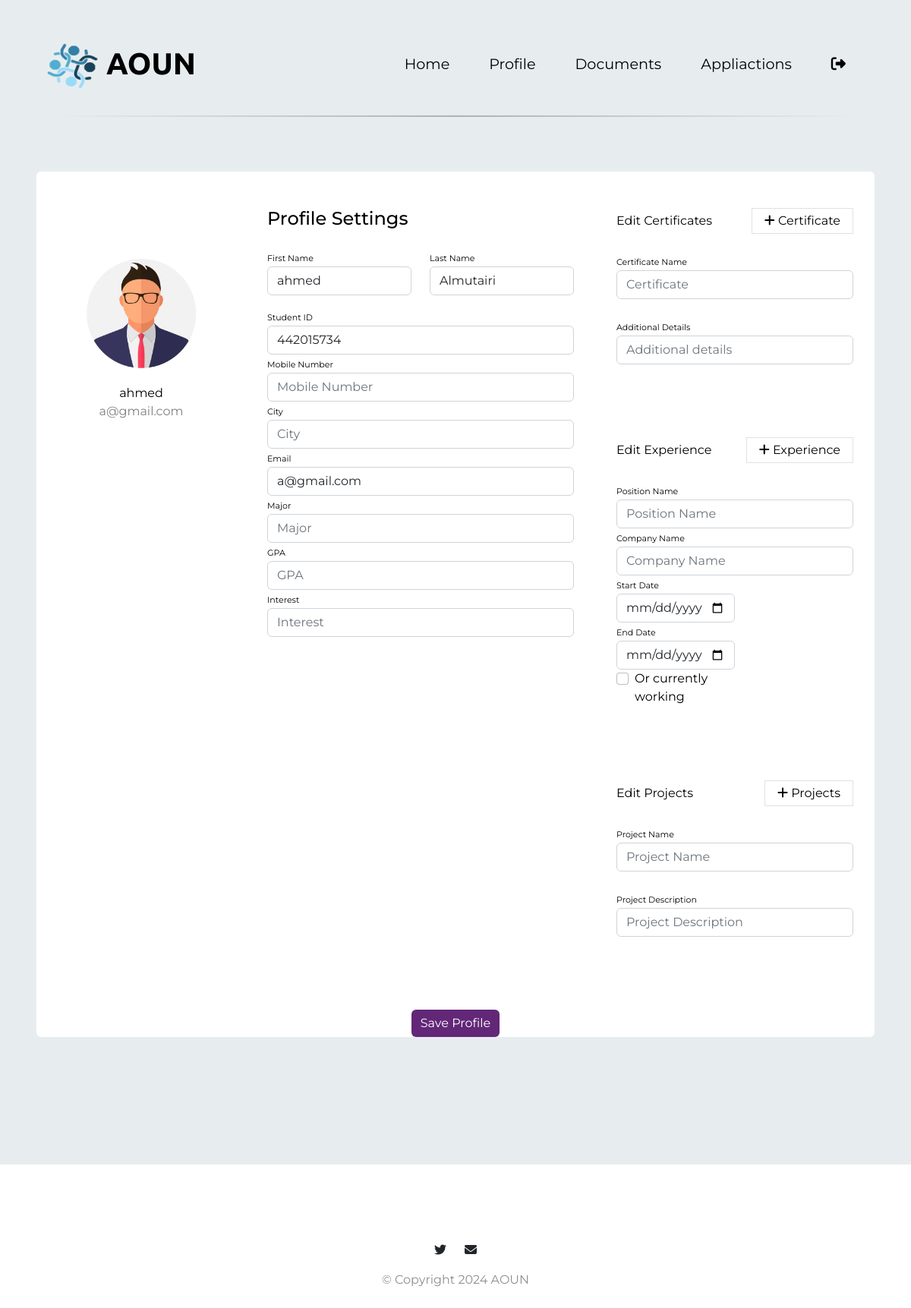
/profile (signed in), run on the app's committed database.
### flaskapp/flaskapp/models.py (models this page shows)
class Student(db.Model):
    StudentID = db.Column(db.Integer, primary_key=True)
    StFName = db.Column(db.String(100), nullable=False)
    StLName = db.Column(db.String(100), nullable=False)
    StEmail = db.Column(db.String(100), unique=True, nullable=False)
    StPhNum = db.Column(db.String(15), nullable=True)
    StCity = db.Column(db.String(50), nullable=True)
    GPA = db.Column(db.Float, nullable=True)
    StPic = db.Column(db.String(200), nullable=True, default='default.jpg')
    Major = db.Column(db.String(50), nullable=True)
    Interest = db.Column(db.String(100), nullable=True)
    StPassword = db.Column(db.String(100), nullable=False)
    faculty_id = db.Column(db.Integer, db.ForeignKey('faculty.FacID'), nullable=True)
    faculty = db.relationship('Faculty', backref='students')
    certificates = db.relationship('Certificate', backref='student', lazy=True)
    projects = db.relationship('Project', backref='student', lazy=True)
    experiences = db.relationship('Experience', backref='student_experiences', lazy=True)
    applications = db.relationship('Apply', backref='applied_student', lazy=True)  # Match the renamed backref

### flaskapp/flaskapp/app.py (the view)
@app.route('/profile')
def profile():
    student_id = session.get('student').get('StudentID')
    student = Student.query.filter_by(StudentID=student_id).first()
    if not student:
        flash('Student not found.', 'danger')
        return redirect(url_for('HomePage_student'))
    certificates = Certificate.query.filter_by(student_id=student_id).all()
    experiences = Experience.query.filter_by(student_id=student_id).all()
    projects = Project.query.filter_by(student_id=student_id).all()
    return render_template('student/profile.html', student=student, certificates=certificates, experiences=experiences, projects=projects)

### flaskapp/flaskapp/templates/student/profile.html (shortened to what this page needs)
<!DOCTYPE html>
<html>
  <head>
    <link
      rel="stylesheet"
      href="https://cdn.jsdelivr.net/npm/bootstrap@5.2.0/dist/css/bootstrap.min.css"
    />
    <link
      rel="stylesheet"
      href="{{ url_for('static', filename='css/main.css') }}"
    />
    <link
      rel="stylesheet"
      href="{{ url_for('static', filename='css/student/stu_profile.css') }}"
    />
  </head>
  <body>
    <section id="title">
      <div class="container-fluid">
        <nav class="navbar navbar-expand-lg navbar-dark">
          <a
            class="navbar-brand"
            href="{{ url_for('HomePage') }}"
            style="display: flex; align-items: center"
          >
            <img
              src="{{ url_for('static', filename='images/aounlogo.png') }}"
              alt="Website Logo"
              width="70"
              height="70"
              style="margin-right: 10px"
            />
            <span>AOUN</span>
          </a>
          <div class="collapse navbar-collapse" id="navbarTogglerDemo02">
            <ul class="navbar-nav ms-auto">
              <li class="nav-item">
                <a class="nav-link" href="{{ url_for('HomePage_student') }}"
                  >Home</a
                >
              </li>
              <li class="nav-item">
                <a class="nav-link" href="{{ url_for('profile') }}">Profile</a>
              </li>
              <li class="nav-item">
                <a class="nav-link" href="{{ url_for('doucment') }}"
                  >Documents</a
                >
              </li>
              <li class="nav-item">
                <a class="nav-link" href="{{ url_for('appliaction') }}"
                  >Appliactions</a
                >
              </li>
              <li class="nav-item">
                <a class="nav-link" href="{{ url_for('logout') }}"
                  ><i
                    class="fa-solid fa-right-from-bracket"
                    style="color: #000000"
                  ></i>
                </a>
              </li>
            </ul>
          </div>
        </nav>
        <hr class="styled-hr" />
        <div class="row">
          <div class="container rounded bg-white mt-5 mb-5">
            <form method="POST" action="{{ url_for('update_profile') }}">
              <div class="row">
                <div class="col-md-3 border-right">
                  <div
                    class="d-flex flex-column align-items-center text-center p-3 py-5"
                  >
                    <img
                      class="rounded-circle mt-5"
                      width="150px"
                      src="{{ url_for('static', filename='images/' + student.StPic) }}"
                    />
                    <span class="font-weight-bold">{{ student.StFName }}</span>
                    <span class="text-black-50">{{ student.StEmail }}</span>
                  </div>
                </div>
                <div class="col-md-5 border-right">
                  <div class="p-3 py-5">
                    <div
                      class="d-flex justify-content-between align-items-center mb-3"
                    >
                      <h4 class="text-right">Profile Settings</h4>
                    </div>
                    <div class="row mt-2">
                      <div class="col-md-6">
                        <label class="labels">First Name</label>
                        <input
                          type="text"
                          name="StFName"
                          class="form-control"
                          placeholder="First Name"
                          value="{{ student.StFName or '' }}"
                          required
                        />
                      </div>
                      <div class="col-md-6">
                        <label class="labels">Last Name</label>
                        <input
                          type="text"
                          name="StLName"
                          class="form-control"
                          placeholder="Last Name"
                          value="{{ student.StLName or '' }}"
                          required
                        />
                      </div>
                    </div>
                    <div class="row mt-3">
                      <div class="col-md-12">
                        <label class="labels">Student ID</label>
                        <input
                          type="text"
                          name="StudentID"
                          class="form-control"
                          placeholder="Student ID"
                          value="{{ student.StudentID or '' }}"
                          readonly
                        />
                      </div>
                      <div class="col-md-12">
                        <label class="labels">Mobile Number</label>
                        <input
                          type="text"
                          name="StPhNum"
                          class="form-control"
                          placeholder="Mobile Number"
                          value="{{ student.StPhNum or '' }}"
                          required
                          minlength="10"
                          maxlength="10"
                          pattern="\d{10}"
                          title="Mobile Number must be exactly 10 digits"
                        />
                      </div>
                      <div class="col-md-12">
                        <label class="labels">City</label>
                        <input
                          type="text"
                          name="StCity"
                          class="form-control"
                          placeholder="City"
                          value="{{ student.StCity or '' }}"
                        />
                      </div>
                      <div class="col-md-12">
                        <label class="labels">Email</label>
                        <input
                          type="email"
                          name="StEmail"
                          class="form-control"
                          placeholder="Email"
                          value="{{ student.StEmail or '' }}"
                          readonly
                        />
                      </div>
                      <div class="col-md-12">
                        <label class="labels">Major</label>
                        <input
                          type="text"
                          name="Major"
                          class="form-control"
                          placeholder="Major"
                          value="{{ student.Major or '' }}"
                        />
                      </div>
                      <div class="col-md-12">
                        <label class="labels">GPA</label>
                        <input
                          type="text"
                          name="GPA"
                          class="form-control"
                          placeholder="GPA"
                          value="{{ student.GPA or '' }}"
                        />
                      </div>
                      <div class="col-md-12">
                        <label class="labels">Interest</label>
                        <input
                          type="text"
                          name="Interest"
                          class="form-control"
                          placeholder="Interest"
                          value="{{ student.Interest or '' }}"
                        />
                      </div>
                    </div>
                  </div>
                </div>
                <div class="col-md-4">
                  <div class="p-3 py-5">
                    <div
                      class="d-flex justify-content-between align-items-center experience"
                    >
                      <span>Edit Certificates</span>
                      <span class="border px-3 p-1 add-experience">
                        <i class="fa fa-plus"></i>&nbsp;Certificate
                      </span>
                    </div>
                    <br />
                    <div class="col-md-12">
                      <label class="labels">Certificate Name</label>
                      <input
                        type="text"
                        name="StuCert"
                        class="form-control"
                        placeholder="Certificate"
                        value=""
                      />
                    </div>
                    <br />
                    <div class="col-md-12">
                      <label class="labels">Additional Details</label>
                      <input
                        type="text"
                        name="CertDet"
                        class="form-control"
                        placeholder="Additional details"
                        value=""
                      />
                    </div>
                  </div>
                  <div class="p-3 py-5">
                    <div
                      class="d-flex justify-content-between align-items-center experience"
                    >
                      <span>Edit Experience</span>
                      <span class="border px-3 p-1 add-experience">
                        <i class="fa fa-plus"></i>&nbsp;Experience
                      </span>
                    </div>
                    <br />
                    <div class="col-md-12">
                      <label class="labels">Position Name</label>
                      <input
                        type="text"
                        name="PositionName"
                        class="form-control"
                        placeholder="Position Name"
                        value=""
                      />
                    </div>
                    <div class="col-md-12">
                      <label class="labels">Company Name</label>
                      <input
                        type="text"
                        name="CompanyName"
                        class="form-control"
                        placeholder="Company Name"
                        value=""
                      />
                    </div>
                    <div class="col-md-6">
                      <label class="labels">Start Date</label>
                      <input
                        type="date"
                        name="StartDate"
                        class="form-control"
                        placeholder="Start Date"
                        value=""
                      />
                    </div>
                    <div class="col-md-6">
                      <label class="labels">End Date</label>
                      <input
                        type="date"
                        name="EndDate"
                        class="form-control"
                        placeholder="End Date"
                        value=""
                      />
                    </div>
                    <div class="col-md-6">
                      <div class="form-check">
                        <label class="form-check-label" for="currentlyWorking"
                          >Or currently working</label
                        >
                        <input
                          type="checkbox"
                          name="currentlyWorking"
                          class="form-check-input"
                          id="currentlyWorking"
                        />
                      </div>
                    </div>
                  </div>
                  <div class="p-3 py-5">
                    <div
                      class="d-flex justify-content-between align-items-center experience"
                    >
                      <span>Edit Projects</span>
                      <span class="border px-3 p-1 add-project">
                        <i class="fa fa-plus"></i>&nbsp;Projects
                      </span>
                    </div>
                    <br />
                    <div class="col-md-12">
                      <label class="labels">Project Name</label>
                      <input
                        type="text"
                        name="ProjectName"
                        class="form-control"
                        placeholder="Project Name"
                        value=""
                      />
                    </div>
                    <br />
                    <div class="col-md-12">
                      <label class="labels">Project Description</label>
                      <input
                        type="text"
                        name="ProjectDescription"
                        class="form-control"
                        placeholder="Project Description"
                        value=""
                      />
                    </div>
                  </div>
                </div>
                <div class="mt-5 text-center">
                  <button class="btn btn-primary profile-button" type="submit">
                    Save Profile
                  </button>
                </div>
              </div>
            </form>
          </div>
        </div>
      </div>
    </section>
    <footer id="footer">
      <i class="soical-icon fa-brands fa-twitter"></i>
      <i class="soical-icon fa-solid fa-envelope"></i>
      <p>© Copyright 2024 AOUN</p>
    </footer>
  </body>
</html>

### flaskapp/flaskapp/static/css/main.css (style rules this page uses)
body { font-family: "Montserrat"; background-image: url(images/login-bg.png); }
#title { background-color: #e7edef; color: #000000; }
p { color: #8f8f8f; }
.container-fluid { padding: 3% 5% 10%; }
.navbar-brand { font-family: "Ubuntu"; font-size: 2.5rem; font-weight: bold; color: #000000; }
.nav-item { padding: 0 18px; }
.nav-link { font-size: 1.2rem; font-family: "Montserrat"; color: #000000; }
.styled-hr { border: 0; height: 2px; background-image: linear-gradient(to right, #f0f0f0, #000000, #f0f0f0); margin: 20px 0; }
#footer { padding: 7% 15%; text-align:center; }
.soical-icon { margin: 20px 10px; }

### flaskapp/flaskapp/static/css/student/stu_profile.css (style rules this page uses)
.profile-button { background: rgb(99, 39, 120); box-shadow: none; border: none }
.labels { font-size: 11px }

### data on the page
Student: StPic (placeholder picture), StFName "ahmed", StEmail "a@gmail.com", StLName "Almutairi", StudentID "442015734"
